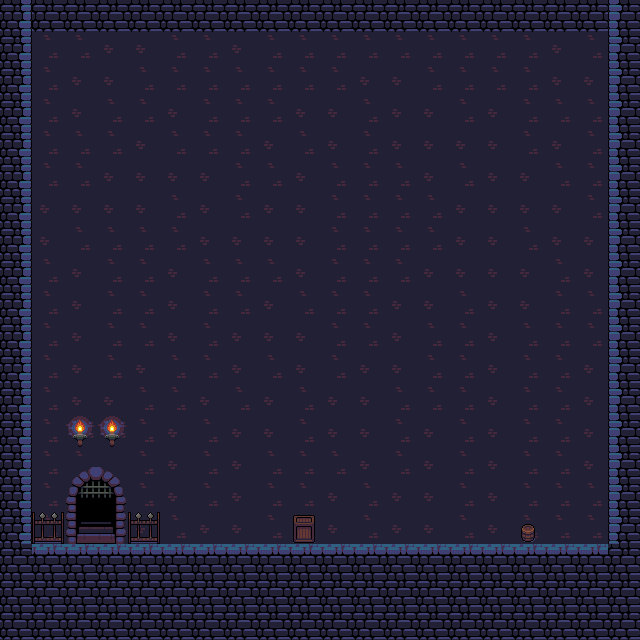

A 2D game scene composited from a Tiled map and its tileset images. What follows is a short description and the map's XML, with every tile layer's data as written:
An orthogonal 20x20 tile map with 32x32 px tiles, 3 tile layers (tiles-bg, tiles-solid, tiles-fg).

<map version="1.2" tiledversion="1.3.4" orientation="orthogonal" renderorder="right-down" width="20" height="20" tilewidth="32" tileheight="32" infinite="0" nextlayerid="4" nextobjectid="1">
 <tileset firstgid="1" source="map1.tsx" />
 <layer id="1" name="tiles-bg" width="20" height="20">
  <properties>
   <property name="solid" value="0" />
  </properties>
  <data encoding="csv">
110,110,109,110,110,110,110,110,109,109,109,109,110,110,110,109,109,109,109,110,
110,109,109,110,110,109,109,110,109,109,109,109,109,109,109,109,109,110,109,110,
109,109,110,110,109,109,109,109,109,109,109,110,110,109,109,109,109,110,110,110,
109,109,110,109,109,110,109,109,109,110,110,109,110,110,109,110,109,109,109,110,
109,109,109,109,110,109,109,109,110,109,110,109,110,110,110,110,109,110,109,110,
109,109,109,110,110,110,110,109,109,110,109,109,109,110,109,110,110,109,109,110,
109,110,110,110,110,109,110,109,110,110,109,109,109,109,110,110,110,110,109,110,
109,110,109,109,109,109,110,110,110,110,109,109,109,109,110,110,109,110,110,110,
110,109,110,109,109,110,109,109,109,110,109,109,109,110,110,110,110,109,110,110,
110,109,110,109,109,110,109,109,110,109,109,109,110,110,109,110,110,109,109,110,
110,109,110,109,109,110,109,110,110,110,109,109,110,109,109,110,109,109,109,110,
110,109,110,109,110,109,109,110,109,110,109,110,110,109,109,110,109,109,110,109,
110,109,110,110,109,109,110,109,110,109,110,110,109,109,109,110,109,109,110,109,
110,109,139,139,109,110,109,110,110,109,110,110,109,110,109,110,109,109,110,109,
110,109,99,100,109,110,109,110,109,109,109,110,109,110,109,110,109,109,110,109,
110,109,114,115,109,110,109,110,109,109,110,109,110,110,109,110,109,109,109,109,
109,109,129,130,110,109,110,110,109,109,110,109,110,110,109,110,109,109,109,110,
35,109,35,35,35,109,110,110,110,109,110,109,109,110,109,109,110,110,109,35,
35,35,35,35,35,35,35,35,35,35,35,35,35,35,35,35,35,35,35,35,
35,35,35,35,35,35,35,35,35,35,35,35,35,35,35,35,35,35,35,35
</data>
 </layer>
 <layer id="2" name="tiles-solid" width="20" height="20">
  <properties>
   <property name="solid" value="1" />
  </properties>
  <data encoding="csv">
40,35,35,35,35,35,35,35,35,35,35,35,35,35,35,35,35,35,35,34,
40,0,0,0,0,0,0,0,0,0,0,0,0,0,0,0,0,0,0,34,
40,0,0,0,0,0,0,0,0,0,0,0,0,0,0,0,0,0,0,34,
40,0,0,0,0,0,0,0,0,0,0,0,0,0,0,0,0,0,0,34,
40,0,0,0,0,0,0,0,0,0,0,0,0,0,0,0,0,0,0,34,
40,0,0,0,0,0,0,0,0,0,0,0,0,0,0,0,0,0,0,34,
40,0,0,0,0,0,0,0,0,0,0,0,0,0,0,0,0,0,0,34,
40,0,0,0,0,0,0,0,0,0,0,0,0,0,0,0,0,0,0,34,
40,0,0,0,0,0,0,0,0,0,0,0,0,0,0,0,0,0,0,34,
40,0,0,0,0,0,0,0,0,0,0,0,0,0,0,0,0,0,0,34,
40,0,0,0,0,0,0,0,0,0,0,0,0,0,0,0,0,0,0,34,
40,0,0,0,0,0,0,0,0,0,0,0,0,0,0,0,0,0,0,34,
40,0,0,0,0,0,0,0,0,0,0,0,0,0,0,0,0,0,0,34,
40,0,0,0,0,0,0,0,0,0,0,0,0,0,0,0,0,0,0,34,
40,0,0,0,0,0,0,0,0,0,0,0,0,0,0,0,0,0,0,34,
40,0,0,0,0,0,0,0,0,0,0,0,0,0,0,0,0,0,0,34,
40,0,0,0,0,0,0,0,0,0,0,0,0,0,0,0,0,0,0,34,
0,20,20,20,20,20,20,20,20,20,20,20,20,20,20,20,20,20,20,0,
0,0,0,0,0,0,0,0,0,0,0,0,0,0,0,0,0,0,0,0,
0,0,0,0,0,0,0,0,0,0,0,0,0,0,0,0,0,0,0,0
</data>
 </layer>
 <layer id="3" name="tiles-fg" width="20" height="20">
  <properties>
   <property name="solid" value="0" />
  </properties>
  <data encoding="csv">
0,0,0,0,0,0,0,0,0,0,0,0,0,0,0,0,0,0,0,0,
0,0,0,0,0,0,0,0,0,0,0,0,0,0,0,0,0,0,0,0,
0,0,0,0,0,0,0,0,0,0,0,0,0,0,0,0,0,0,0,0,
0,0,0,0,0,0,0,0,0,0,0,0,0,0,0,0,0,0,0,0,
0,0,0,0,0,0,0,0,0,0,0,0,0,0,0,0,0,0,0,0,
0,0,0,0,0,0,0,0,0,0,0,0,0,0,0,0,0,0,0,0,
0,0,0,0,0,0,0,0,0,0,0,0,0,0,0,0,0,0,0,0,
0,0,0,0,0,0,0,0,0,0,0,0,0,0,0,0,0,0,0,0,
0,0,0,0,0,0,0,0,0,0,0,0,0,0,0,0,0,0,0,0,
0,0,0,0,0,0,0,0,0,0,0,0,0,0,0,0,0,0,0,0,
0,0,0,0,0,0,0,0,0,0,0,0,0,0,0,0,0,0,0,0,
0,0,0,0,0,0,0,0,0,0,0,0,0,0,0,0,0,0,0,0,
0,0,0,0,0,0,0,0,0,0,0,0,0,0,0,0,0,0,0,0,
0,0,0,0,0,0,0,0,0,0,0,0,0,0,0,0,0,0,0,0,
0,0,0,0,0,0,0,0,0,0,0,0,0,0,0,0,0,0,0,0,
0,0,0,0,0,0,0,0,0,0,0,0,0,0,0,0,0,0,0,0,
0,17,0,0,17,0,0,0,0,32,0,0,0,0,0,0,47,0,0,0,
0,0,0,0,0,0,0,0,0,0,0,0,0,0,0,0,0,0,0,0,
0,0,0,0,0,0,0,0,0,0,0,0,0,0,0,0,0,0,0,0,
0,0,0,0,0,0,0,0,0,0,0,0,0,0,0,0,0,0,0,0
</data>
 </layer>
</map>